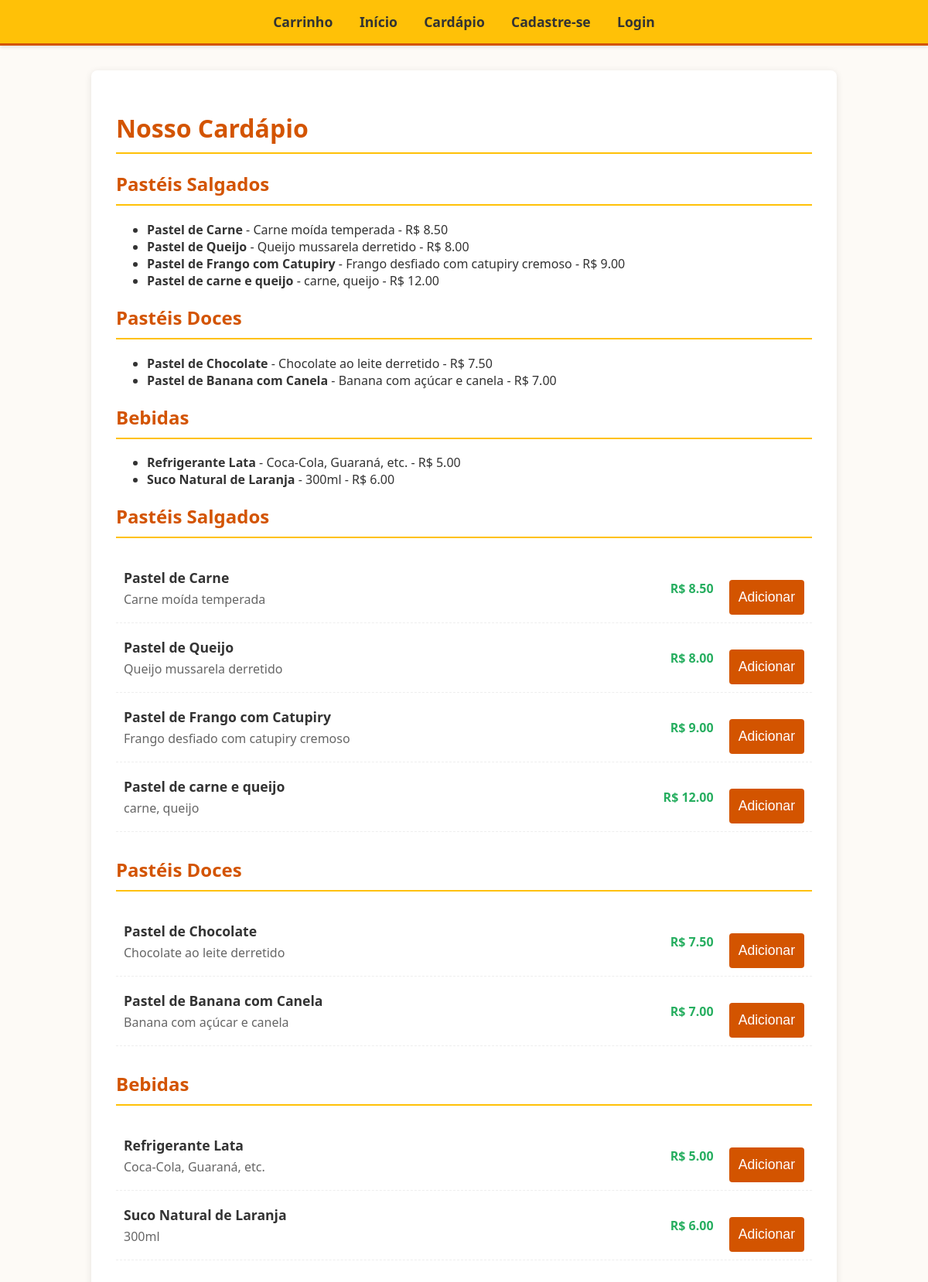
The app's page /cardapio with its own data.
### app.py (models this page shows)
class Produto(db.Model):
    id = db.Column(db.Integer, primary_key=True)
    nome = db.Column(db.String(100), nullable=False, unique=True)
    descricao = db.Column(db.String(200))
    preco = db.Column(db.Float, nullable=False)
    categoria = db.Column(db.String(50), nullable=False) # Ex: "Pastel Salgado", "Pastel Doce", "Bebida"

### app.py (the view)
@app.route('/cardapio')
def cardapio():
    pasteis_salgados = Produto.query.filter_by(categoria='Pastel Salgado').all()
    pasteis_doces = Produto.query.filter_by(categoria='Pastel Doce').all()
    bebidas = Produto.query.filter_by(categoria='Bebida').all()
    return render_template('cardapio.html',
                           pasteis_salgados=pasteis_salgados,
                           pasteis_doces=pasteis_doces,
                           bebidas=bebidas)

### templates/cardapio.html
{% extends "base.html" %}
{% block content %}
    <h1>Nosso Cardápio</h1>
    <h2>Pastéis Salgados</h2>
    <ul>
        {% for produto in pasteis_salgados %}
            <li><strong>{{ produto.nome }}</strong> - {{ produto.descricao }} - R$ {{ "%.2f"|format(produto.preco) }}</li>
        {% else %}
            <li>Nenhum pastel salgado disponível.</li>
        {% endfor %}
    </ul>
    <h2>Pastéis Doces</h2>
    <ul>
        {% for produto in pasteis_doces %}
            <li><strong>{{ produto.nome }}</strong> - {{ produto.descricao }} - R$ {{ "%.2f"|format(produto.preco) }}</li>
        {% else %}
            <li>Nenhum pastel doce disponível.</li>
        {% endfor %}
    </ul>
    <h2>Bebidas</h2>
    <ul>
        {% for produto in bebidas %}
            <li><strong>{{ produto.nome }}</strong> - {{ produto.descricao }} - R$ {{ "%.2f"|format(produto.preco) }}</li>
        {% else %}
            <li>Nenhuma bebida disponível.</li>
        {% endfor %}
    </ul>
    <div class="cardapio-categoria">
    <h2>Pastéis Salgados</h2>
    <ul>
        {% for produto in pasteis_salgados %}
            <li>
                <div class="produto-info">
                    <strong>{{ produto.nome }}</strong>
                    <p>{{ produto.descricao }}</p>
                </div>
                <span class="preco">R$ {{ "%.2f"|format(produto.preco) }}</span>
                <form action="{{ url_for('adicionar_carrinho', produto_id=produto.id) }}" method="post" style="margin: 0;">
                    <button type="submit">Adicionar</button>
                </form>
            </li>
        {% endfor %}
    </ul>
</div>
<div class="cardapio-categoria">
    <h2>Pastéis Doces</h2>
    <ul>
        {% for produto in pasteis_doces %}
            <li>
                <div class="produto-info">
                    <strong>{{ produto.nome }}</strong>
                    <p>{{ produto.descricao }}</p>
                </div>
                <span class="preco">R$ {{ "%.2f"|format(produto.preco) }}</span>
                <form action="{{ url_for('adicionar_carrinho', produto_id=produto.id) }}" method="post" style="margin: 0;">
                    <button type="submit">Adicionar</button>
                </form>
            </li>
        {% endfor %}
    </ul>
</div>
<div class="cardapio-categoria">
    <h2>Bebidas</h2>
    <ul>
        {% for produto in bebidas %}
            <li>
                <div class="produto-info">
                    <strong>{{ produto.nome }}</strong>
                    <p>{{ produto.descricao }}</p>
                </div>
                <span class="preco">R$ {{ "%.2f"|format(produto.preco) }}</span>
                <form action="{{ url_for('adicionar_carrinho', produto_id=produto.id) }}" method="post" style="margin: 0;">
                    <button type="submit">Adicionar</button>
                </form>
            </li>
        {% endfor %}
    </ul>
</div>
{% endblock %}

### templates/base.html (shortened to what this page needs)
<!DOCTYPE html>
<html lang="pt-br">
<head>
    <link rel="stylesheet" href="{{ url_for('static', filename='css/style.css') }}">
</head>
<body>
    <nav>
        <a href="{{ url_for('ver_carrinho') }}">
            Carrinho
        </a>
        <a href="{{ url_for('index') }}">Início</a>
        <a href="{{ url_for('cardapio') }}">Cardápio</a>
        {% if 'cliente_id' in session %}
            {% if session['is_admin'] %}
                <a href="{{ url_for('admin_dashboard') }}">Painel Admin</a>
            {% endif %}
            <a href="#">Olá, {{ session['cliente_nome'] }}</a>
            <a href="{{ url_for('logout') }}">Logout</a>
        {% else %}
            <a href="{{ url_for('cadastro') }}">Cadastre-se</a>
            <a href="{{ url_for('login') }}">Login</a>
        {% endif %}
    </nav>
    <div class="container">
        {% block content %}{% endblock %}
    </div>
</body>
</html>

### static/css/style.css (style rules this page uses)
body { font-family: 'Segoe UI', Tahoma, Geneva, Verdana, sans-serif; margin: 0; padding: 0; background-color: #fdfaf6; color: #333; }
nav { background-color: #ffc107; padding: 1rem; text-align: center; box-shadow: 0 2px 4px rgba(0,0,0,0.1); border-bottom: 3px solid #d35400; }
nav a { color: #333; text-decoration: none; margin: 0 15px; font-weight: bold; font-size: 1.1em; transition: color 0.3s; }
.container { max-width: 900px; margin: 2rem auto; padding: 2rem; background-color: #ffffff; border-radius: 8px; box-shadow: 0 2px 10px rgba(0,0,0,0.1); }
h1, h2 { color: #d35400; border-bottom: 2px solid #ffc107; padding-bottom: 10px; }
form { display: flex; flex-direction: column; }
form button { margin-top: 1.5rem; padding: 12px; background-color: #d35400; color: white; border: none; border-radius: 4px; font-size: 1.1em; cursor: pointer; transition: background-color 0.3s; }
.cardapio-categoria { margin-bottom: 2rem; }
.cardapio-categoria ul { list-style: none; padding: 0; }
.cardapio-categoria li { display: flex; justify-content: space-between; align-items: center; padding: 10px; border-bottom: 1px dashed #eee; }
.produto-info { flex-grow: 1; }
.produto-info strong { font-size: 1.1em; }
.produto-info p { margin: 5px 0 0 0; color: #666; }
.preco { font-weight: bold; color: #27ae60; margin-right: 20px; }

### records on screen
Produto: nome "Pastel de Carne", descricao "Carne moída temperada", preco "8.50"
Produto: nome "Pastel de Queijo", descricao "Queijo mussarela derretido", preco "8.00"
Produto: nome "Pastel de Frango com Catupiry", descricao "Frango desfiado com catupiry cremoso", preco "9.00"
Produto: nome "Pastel de carne e queijo", descricao "carne, queijo", preco "12.00"
Produto: nome "Pastel de Chocolate", descricao "Chocolate ao leite derretido", preco "7.50"
Produto: nome "Pastel de Banana com Canela", descricao "Banana com açúcar e canela", preco "7.00"
Produto: nome "Refrigerante Lata", descricao "Coca-Cola, Guaraná, etc.", preco "5.00"
Produto: nome "Suco Natural de Laranja", descricao "300ml", preco "6.00"
